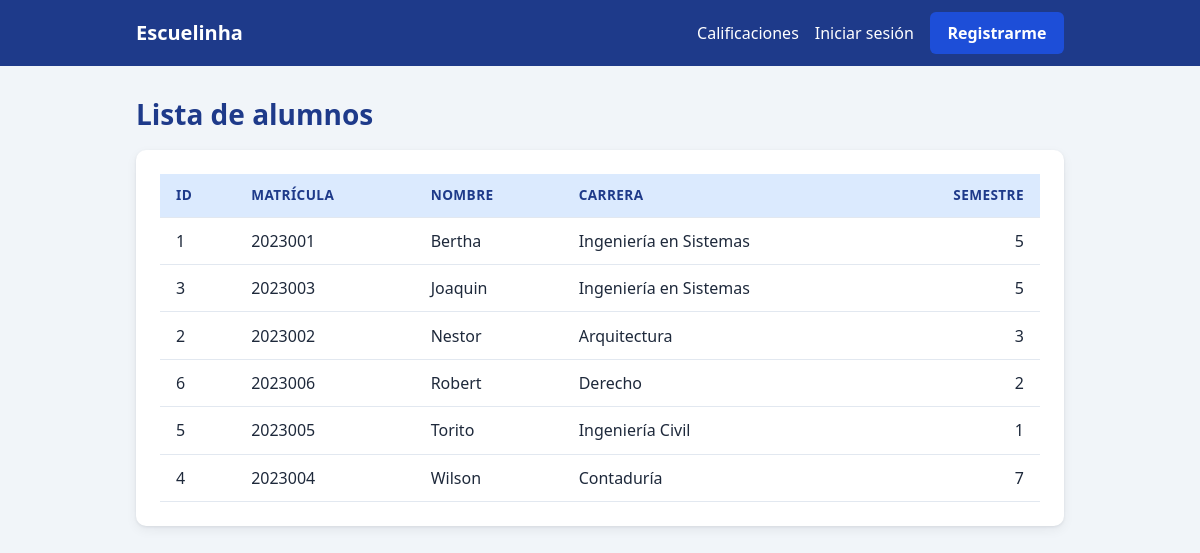
/alumnos.php, run on the app's committed database.
### tables this page shows
CREATE TABLE `alumnos` (
  `id` int NOT NULL AUTO_INCREMENT,
  `matricula` varchar(20) NOT NULL,
  `nombre` varchar(80) NOT NULL,
  `carrera` varchar(80) NOT NULL,
  `semestre` tinyint unsigned NOT NULL,
  PRIMARY KEY (`id`),
  UNIQUE KEY `matricula` (`matricula`)
);

### alumnos.php (the view, shortened to what this page needs)
<?php
include_once 'conexion.php';
$sql = "SELECT id, matricula, nombre, carrera, semestre FROM alumnos ORDER BY nombre";
$resultado = $conexion->query($sql);
include_once 'header.php';
?>
<h1>Lista de alumnos</h1>
<section class="tarjeta">
    <div class="tabla-contenedor">
        <table class="tabla">
            <thead>
                <tr>
                    <th>ID</th>
                    <th>Matrícula</th>
                    <th>Nombre</th>
                    <th>Carrera</th>
                    <th class="numero">Semestre</th>
                </tr>
            </thead>
            <tbody>
                <?php while ($fila = $resultado->fetch_assoc()) { ?>
                <tr>
                    <td><?php echo $fila["id"]; ?></td>
                    <td><?php echo htmlspecialchars($fila["matricula"]); ?></td>
                    <td><?php echo htmlspecialchars($fila["nombre"]); ?></td>
                    <td><?php echo htmlspecialchars($fila["carrera"]); ?></td>
                    <td class="numero"><?php echo $fila["semestre"]; ?></td>
                </tr>
                <?php } ?>
            </tbody>
        </table>
    </div>
</section>
<?php include_once 'footer.php'; ?>

### header.php (shortened to what this page needs)
<?php
$haySesion = isset($_SESSION["usuario_id"]);
?>
<!DOCTYPE html>
<html lang="es">
<head>
    <link rel="stylesheet" href="css/estilos.css">
</head>
<body>
<header class="barra">
    <div class="barra-contenido">
        <a href="<?php echo $haySesion ? "dashboard.php" : "login.php"; ?>" class="logo">
            Escuelinha
        </a>
        <nav class="menu">
            <a href="calificaciones.php">Calificaciones</a>
            <?php if ($haySesion) { ?>
                <a href="dashboard.php">Mi panel</a>
                <a href="logout.php" class="boton boton-secundario">Cerrar sesión</a>
            <?php } else { ?>
                <a href="login.php">Iniciar sesión</a>
                <a href="registro.php" class="boton">Registrarme</a>
            <?php } ?>
        </nav>
    </div>
</header>
<main class="contenedor">

### footer.php
</main>
</body>
</html>

### css/estilos.css (style rules this page uses)
:root { --color-principal: #1d4ed8; --color-principal-oscuro: #1e3a8a; --color-principal-claro: #dbeafe; --color-fondo: #f1f5f9; --color-tarjeta: #ffffff; --color-texto: #1e293b; --color-texto-suave: #64748b; --color-borde: #e2e8f0; --color-exito: #15803d; --color-exito-fondo: #dcfce7; --color-error: #b91c1c; --color-error-fondo: #fee2e2; --radio: 10px; --sombra: 0 1px 3px rgba(15, 23, 42, 0.08), 0 4px 12px rgba(15, 23, 42, 0.06); }
* { box-sizing: border-box; }
body { margin: 0; min-height: 100vh; display: flex; flex-direction: column; font-family: system-ui, -apple-system, "Segoe UI", Roboto, sans-serif; font-size: 16px; line-height: 1.5; color: var(--color-texto); background: var(--color-fondo); }
h1, h2 { margin-top: 0; line-height: 1.2; }
h1 { font-size: 1.75rem; color: var(--color-principal-oscuro); }
a { color: var(--color-principal); }
.barra { background: var(--color-principal-oscuro); color: #fff; }
.barra-contenido { max-width: 960px; margin: 0 auto; padding: 0.75rem 1rem; display: flex; flex-wrap: wrap; align-items: center; justify-content: space-between; gap: 0.75rem; }
.logo { color: #fff; font-size: 1.25rem; font-weight: 700; text-decoration: none; }
.menu { display: flex; flex-wrap: wrap; align-items: center; gap: 1rem; }
.menu a { color: #fff; text-decoration: none; }
.contenedor { flex: 1; width: 100%; max-width: 960px; margin: 0 auto; padding: 2rem 1rem; }
.tarjeta { background: var(--color-tarjeta); border-radius: var(--radio); box-shadow: var(--sombra); padding: 1.5rem; margin-bottom: 1.5rem; }
.boton { display: inline-block; font: inherit; font-weight: 600; text-align: center; text-decoration: none; padding: 0.55rem 1.1rem; border: none; border-radius: 6px; background: var(--color-principal); color: #fff; cursor: pointer; transition: background 0.15s; }
.tabla-contenedor { overflow-x: auto; }
.tabla { width: 100%; border-collapse: collapse; }
.tabla th, .tabla td { padding: 0.7rem 1rem; text-align: left; border-bottom: 1px solid var(--color-borde); }
.tabla th { background: var(--color-principal-claro); color: var(--color-principal-oscuro); font-size: 0.85rem; text-transform: uppercase; letter-spacing: 0.03em; }
.tabla .numero { text-align: right; font-variant-numeric: tabular-nums; }

### data on the page
alumnos: id "1", matricula "2023001", nombre "Bertha", carrera "Ingeniería en Sistemas", semestre "5"
alumnos: id "3", matricula "2023003", nombre "Joaquin", carrera "Ingeniería en Sistemas", semestre "5"
alumnos: id "2", matricula "2023002", nombre "Nestor", carrera "Arquitectura", semestre "3"
alumnos: id "6", matricula "2023006", nombre "Robert", carrera "Derecho", semestre "2"
alumnos: id "5", matricula "2023005", nombre "Torito", carrera "Ingeniería Civil", semestre "1"
alumnos: id "4", matricula "2023004", nombre "Wilson", carrera "Contaduría", semestre "7"
